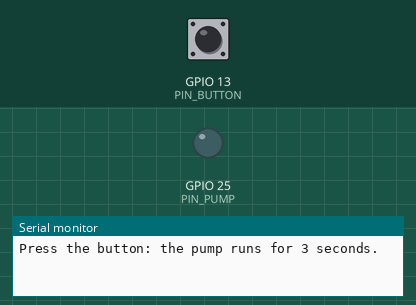
This sketch was run on a simulated ESP32. Parts: output pins drawn as LEDs (lit = HIGH), the last lines printed to the serial monitor. Inputs (shaded band) come from the test bench; at power-on: GPIO 13 (PIN_BUTTON) HIGH.

Above: at 1.2 s.
1.3 s: GPIO 13 (PIN_BUTTON) pulled LOW for 0.15 s
At 2.7 s:
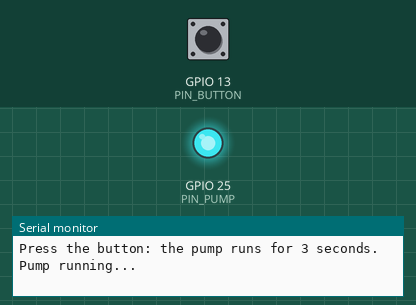
4.4 s: GPIO 13 (PIN_BUTTON) pulled LOW for 1 s
8.4 s: GPIO 13 (PIN_BUTTON) pulled LOW for 3.2 s
Timing chart, 0 to 16.1 s (numbered marks = the images above; inputs shaded):
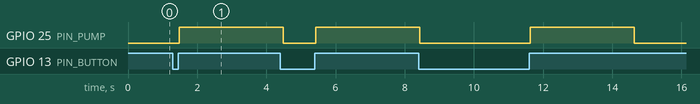

The sketch:

module05_mosfet_pump.ino
```cpp
// Module 5 - Practice 7: the pump runs for 3 seconds through an IRLZ44N MOSFET
// MOSFET gate (G) on D25 through a 220 ohm resistor; a 10 kiloohm resistor from the gate line to GND.
// The pump gets 5 V from the MB102. A 1N4007 diode in parallel with the pump, silver ring on the 5 V side.

const int PIN_BUTTON = 13;      // manual button (canonical pin map)
const int PIN_PUMP = 25;        // pump MOSFET gate (canonical pin map)
const int DEBOUNCE_DELAY = 30;  // milliseconds
const int PUMP_TIME = 3000;     // milliseconds: the pump runs for 3 seconds

// Returns true ONCE for every real press (same as Practice 2.2).
bool buttonPressed() {
  if (digitalRead(PIN_BUTTON) == HIGH) {
    return false;
  }
  delay(DEBOUNCE_DELAY);
  if (digitalRead(PIN_BUTTON) == HIGH) {
    return false;
  }
  while (digitalRead(PIN_BUTTON) == LOW) {
    delay(1);
  }
  delay(DEBOUNCE_DELAY);
  return true;
}

void setup() {
  Serial.begin(115200);
  pinMode(PIN_BUTTON, INPUT_PULLUP);
  pinMode(PIN_PUMP, OUTPUT);
  digitalWrite(PIN_PUMP, LOW);  // LOW = the MOSFET disconnects = the pump stays still
  Serial.println("Press the button: the pump runs for 3 seconds.");
}

void loop() {
  if (buttonPressed()) {
    Serial.println("Pump running...");
    digitalWrite(PIN_PUMP, HIGH);  // HIGH = the MOSFET connects = the pump runs
    delay(PUMP_TIME);
    digitalWrite(PIN_PUMP, LOW);
    Serial.println("Pump stopped.");
  }
}
```

Measured:
- after the input at 1.3 s, GPIO 25 (PIN_PUMP): LOW → HIGH after 0.18 s
